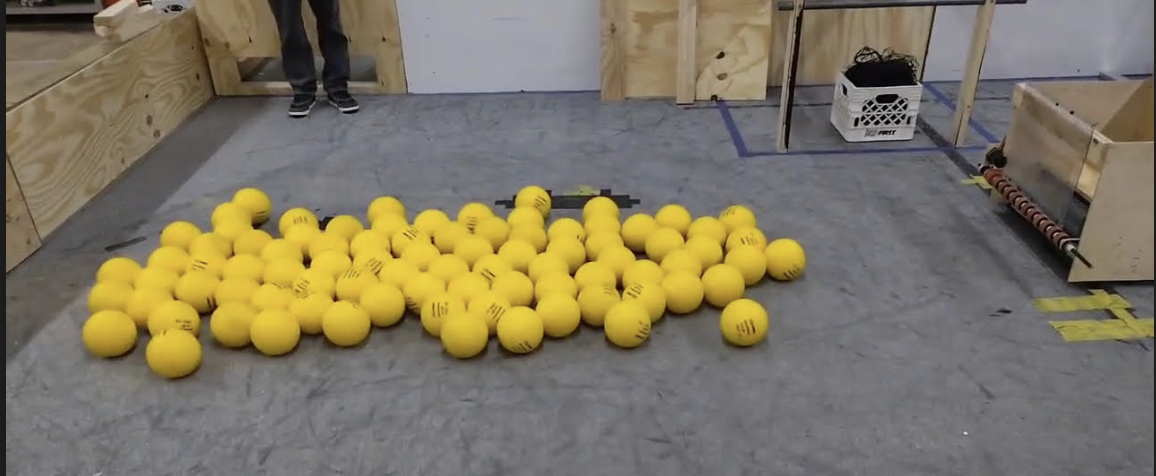
#> input picture ml_resources/cv_primer/ref_imgs/balls_on_field.png, 1156 x 476 px
$ jupyter execute 01-images.ipynb
#> lines starting #> are read from the running program, lines starting #| are printed output that depends on the picture
# 01 - Image Basics

## Imports

[cell 1]
import numpy as np
import matplotlib.pyplot as plt
import cv2

# Make sure we get outputs from a probabilistic model each time (for reproducibility)
np.random.seed(1515)

## What is an Image?

### Computer vs. Human Interpretation

This might sound like a pretty weird question, considering we all know what an image is. It is a visual representation of, well, anything!

But that's how *we* see images. How do computers see images?

Computers are able to interpret images because images are grids of pixels. A pixel is the smallest unit of an image. It is a tiny dot/square that represents a color that we see on the screen.

This matters for robotics because every frame your robot's camera captures is exactly this kind of pixel grid. So, understanding this representation is the foundation for everything else in this primer, from preprocessing to object detection.

### Images are Grids of Pixels

So, what do these grids actually look like? Well, the number of dimensions depends on if your image has color or not.

Note that for the sake of the following examples, we are going to be referring to 8-bit images, which means that our pixel values can range from 0-255. These values represent the intensity of the color, with 0 being the darkest and 255 the brightest.

Let's start with the most simple example, a grayscale image (black and white).

#### Grayscale Images

A grayscale image is a 2D grid, meaning that it has a height and width dimension, or $H \times W$. Each value is assigned 0-255, as mentioned above, and feeding these values in allows us to render an image.

We create an example image with a bright square in the middle below:

[cell 2]
img_gray = np.zeros((6, 10), dtype=np.uint8)  # 6 rows (height), 10 cols (width) --> each pixel = 0 (black)
img_gray[2:5, 3:7] = 200  # a bright block (all pixels = 200)

print("Shape:", img_gray.shape)
print("Data type:", img_gray.dtype)
print(img_gray)

plt.figure()
plt.title("A tiny synthetic gray square on a black background")
plt.imshow(img_gray, cmap="gray", vmin=0, vmax=255)
plt.colorbar()
plt.axis("off");
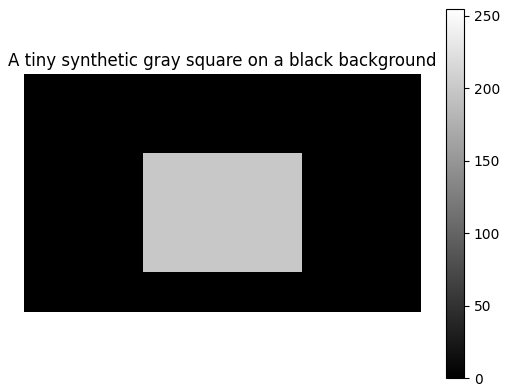
#> figure drawn by matplotlib, 2 panels

So, we see that with the grayscale images, the color intensity is adjusting how black/white an image is. The black background is created with all of those zero values, whereas the gray is created with values of 200.

What if we want to have color?

### Color Images

For color, we need to add color channels so we can create the color representation. Instead of $H \times W$, we have $H \times W \times (RGB)$, where $RGB$ stands for Red, Blue, Green. RGB is a very common color channel because these colors can easily combine to form different colors that we would see in images. There are other color channel representations such as HSV (Hue, Saturation, Value).

Let's look at how this looks in code:

[cell 3]
img_rgb = np.zeros((60, 120, 3), dtype=np.uint8)

# Red stripe (top third)
img_rgb[0:20, :, 0] = 255  # R channel

# Green stripe (middle third)
img_rgb[20:40, :, 1] = 255  # G channel

# Blue stripe (bottom third)
img_rgb[40:60, :, 2] = 255  # B channel

print("Shape:", img_rgb.shape)  # (height, width, channels)

# note: indexing here is img[row, col] i.e. img[y, x] - see Coordinate Systems below
print("Pixel at (10,10):", img_rgb[10,10])  # [255,0,0]
print("Pixel at (30,10):", img_rgb[30,10])  # [0,255,0]
print("Pixel at (50,10):", img_rgb[50,10])  # [0,0,255]

plt.figure()
plt.title("RGB image (R/G/B stripes)")
plt.imshow(img_rgb)
plt.axis("off");
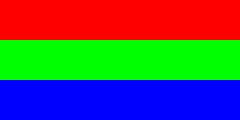
#> shown: shape (60, 120, 3) (shown 2 times larger); mean R, G, B 85, 85, 85

We can break this off into its distinct parts to show how each color channel is its own 2D grid of pixels that show the most intensity where the color is (a white stripe), and the least intensity where there is no sign of that color (black):

[cell 4]
R = img_rgb[:, :, 0]
G = img_rgb[:, :, 1]
B = img_rgb[:, :, 2]

plt.figure()
plt.title("R channel (red intensity)")
plt.imshow(R, cmap="gray", vmin=0, vmax=255)
plt.axis("off");

plt.figure()
plt.title("G channel (green intensity)")
plt.imshow(G, cmap="gray", vmin=0, vmax=255)
plt.axis("off");

plt.figure()
plt.title("B channel (blue intensity)")
plt.imshow(B, cmap="gray", vmin=0, vmax=255)
plt.axis("off");
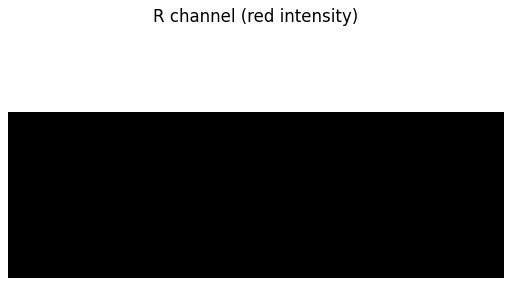
#> figure drawn by matplotlib, 1 panel
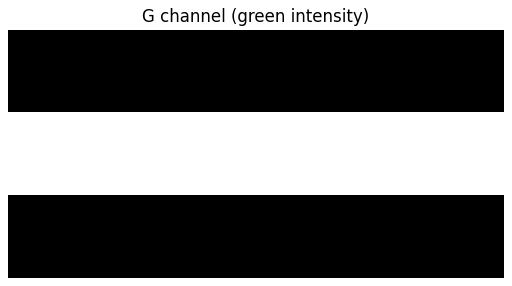
#> figure drawn by matplotlib, 1 panel
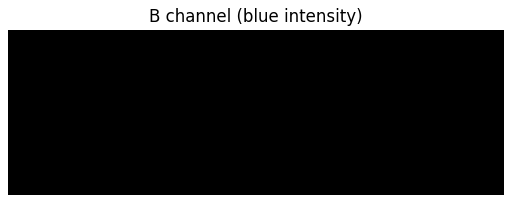
#> figure drawn by matplotlib, 1 panel

Notice that grayscale only needs one number per pixel, while color needs three (one per channel). By extension, a grayscale image takes about a third of the memory of a color image at the same resolution. This is one reason grayscale conversion is often the very first preprocessing step in a vision pipeline, as we'll see in the next notebook.

### Coordinate Systems

As a quick aside, it is important to note that when using the `NumPy` package in python, that our coordinate system is a little bit different than the usual math notation.
- `img[row, col]` → `img[y, x]` (row is **y**, column is **x**)
- The origin `(0,0)` is the **top-left**, so y increases *downward*

This is just to avoid any confusion when we are dealing with the image grid.

### From Toy Examples to Real Images

Everything so far has been a tiny synthetic array we built by hand. Real images work exactly the same, just at a larger scale. Let's load an actual photo from our field and look at its grid dimensions.

One important gotcha when working with OpenCV specifically: `cv2.imread` loads color images with channels ordered as **BGR** (Blue-Green-Red), not RGB. This trips up a lot of people! If you display a BGR image directly with `matplotlib` (which expects RGB), your reds and blues will look swapped. The fix is `cv2.cvtColor(img, cv2.COLOR_BGR2RGB)`, which we use below.

[cell 5]
img_bgr = cv2.imread('./ref_imgs/balls_on_field.png')
#> img_bgr is the input picture: shape (476, 1156, 3); mean B, G, R 99.4, 119.2, 127.2
img_rgb_real = cv2.cvtColor(img_bgr, cv2.COLOR_BGR2RGB)

print("Shape:", img_rgb_real.shape)  # (height, width, channels), which is much bigger than our tiny (6, 10) example!
#| Shape: (476, 1156, 3)

plt.figure()
plt.title("A real image is just a much bigger pixel grid")
plt.imshow(img_rgb_real)
plt.axis("off");

#### A Quick Look at HSV

Earlier we mentioned HSV (Hue, Saturation, Value) as another common color representation. Instead of splitting color into Red/Green/Blue intensities, HSV splits it into **Hue** (the base color, like "yellow" or "blue"), **Saturation** (how vivid vs. washed-out the color is), and **Value** (how bright vs. dark it is). This can make some tasks, like picking out a specific colored object, more intuitive than working directly in RGB. We won't use HSV further in this primer, but let's see what it looks like on our real image:

[cell 6]
img_hsv = cv2.cvtColor(img_bgr, cv2.COLOR_BGR2HSV)
#> img_hsv: shape (476, 1156, 3); mean H, S, V 72.7, 55.1, 130.3
H, S, V = img_hsv[:, :, 0], img_hsv[:, :, 1], img_hsv[:, :, 2]
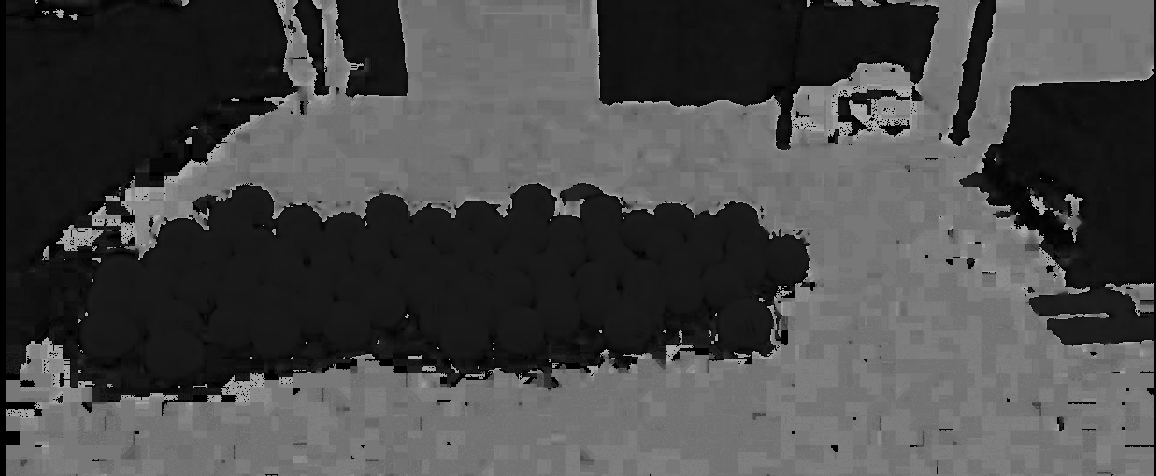
#> H: shape (476, 1156); min 0, max 178, mean 72.7
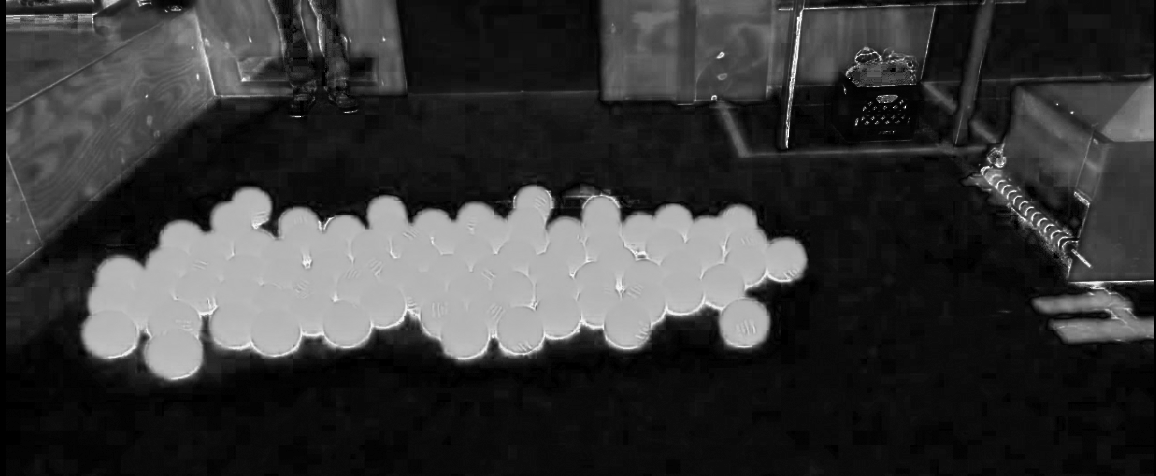
#> S: shape (476, 1156); min 0, max 255, mean 55.1
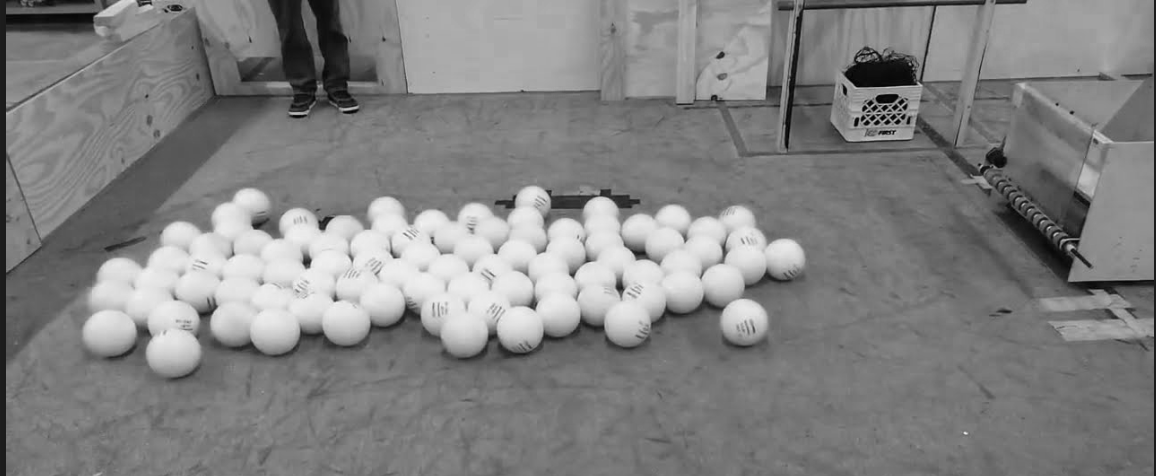
#> V: shape (476, 1156); min 1, max 246, mean 130.3

fig, ax = plt.subplots(nrows=1, ncols=3, figsize=(12, 4))

ax[0].imshow(H, cmap="hsv")
ax[0].set_title("Hue")
ax[0].axis("off")

ax[1].imshow(S, cmap="gray")
ax[1].set_title("Saturation")
ax[1].axis("off")

ax[2].imshow(V, cmap="gray")
ax[2].set_title("Value")
ax[2].axis("off")

plt.tight_layout()
plt.show()
